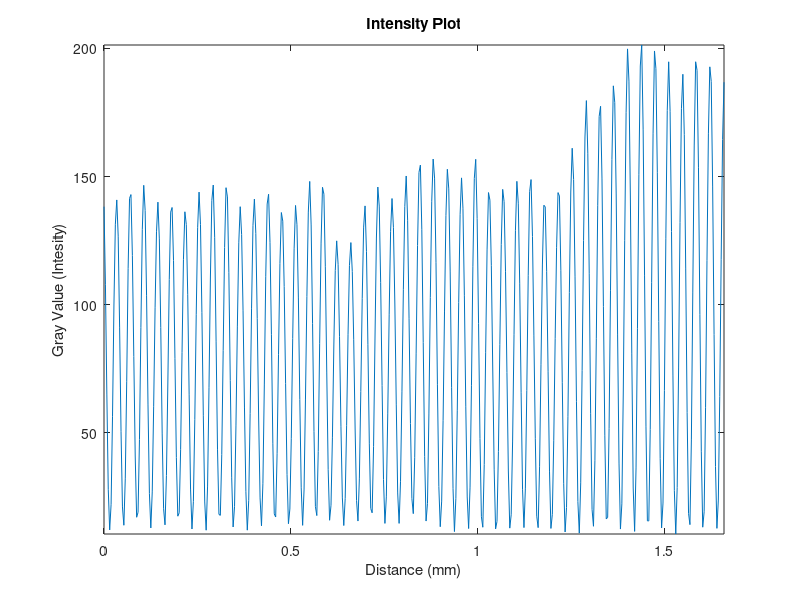

The MATLAB script that drew this image: (Note: this script raises an error after producing the figure.)
%% EE 450: Lab 3

clear all;
close all;
clc;

image_plot = load('Values.txt');
object_sep = 1.826; % mm
s = 177;
sp = 70;
D = 230+55;
h = object_sep*s/sp;
peaks_final = [];
Ir = max(image_plot(1:263,2))

figure(1);
plot(image_plot(:,1),image_plot(:,2));
xlabel('Distance (mm)');
ylabel('Gray Value (Intesity)');
title('Intensity Plot');
axis tight;

fs = 1/(-image_plot(1,1)+image_plot(2,1));
[X,f] = ComputeSpectrum(image_plot(:,2),fs,2^12);

figure(2);
plot(f,X);
xlabel('Spacial Frequency (1/m)');
ylabel('Amp');
title('FFT Intensity Plot');
axis tight;

index = f(find(X > 1.5e4));

lambda = 2*pi*(h-0.1)*(1/index(9)-0.001)/(D*acos(abs(1-Ir)))



